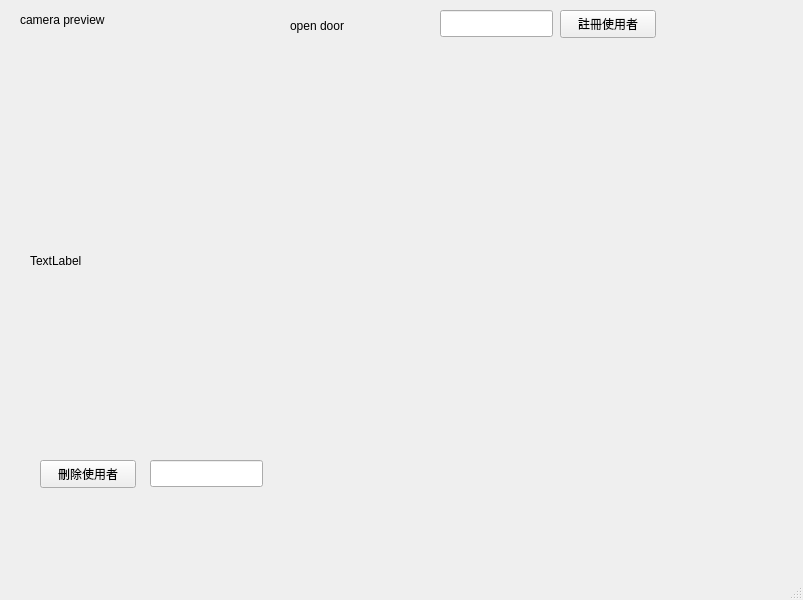
<?xml version="1.0" encoding="UTF-8"?>
<ui version="4.0">
 <class>MainWindow</class>
 <widget class="QMainWindow" name="MainWindow">
  <property name="geometry">
   <rect>
    <x>0</x>
    <y>0</y>
    <width>803</width>
    <height>600</height>
   </rect>
  </property>
  <property name="windowTitle">
   <string>MainWindow</string>
  </property>
  <widget class="QWidget" name="centralwidget">
   <widget class="QLabel" name="label">
    <property name="geometry">
     <rect>
      <x>20</x>
      <y>10</y>
      <width>221</width>
      <height>19</height>
     </rect>
    </property>
    <property name="text">
     <string>camera preview</string>
    </property>
   </widget>
   <widget class="QLabel" name="label_camera">
    <property name="geometry">
     <rect>
      <x>30</x>
      <y>60</y>
      <width>761</width>
      <height>401</height>
     </rect>
    </property>
    <property name="text">
     <string>TextLabel</string>
    </property>
   </widget>
   <widget class="QLabel" name="label_status">
    <property name="geometry">
     <rect>
      <x>290</x>
      <y>0</y>
      <width>261</width>
      <height>51</height>
     </rect>
    </property>
    <property name="text">
     <string>open door</string>
    </property>
   </widget>
   <widget class="QLineEdit" name="lineEdit_name">
    <property name="geometry">
     <rect>
      <x>440</x>
      <y>10</y>
      <width>113</width>
      <height>27</height>
     </rect>
    </property>
   </widget>
   <widget class="QPushButton" name="pushButton_register">
    <property name="geometry">
     <rect>
      <x>560</x>
      <y>10</y>
      <width>96</width>
      <height>28</height>
     </rect>
    </property>
    <property name="text">
     <string>註冊使用者</string>
    </property>
   </widget>
   <widget class="QPushButton" name="pushButton_DELETE">
    <property name="geometry">
     <rect>
      <x>40</x>
      <y>460</y>
      <width>96</width>
      <height>28</height>
     </rect>
    </property>
    <property name="text">
     <string>刪除使用者</string>
    </property>
   </widget>
   <widget class="QLineEdit" name="lineEdit_DELETNAME">
    <property name="geometry">
     <rect>
      <x>150</x>
      <y>460</y>
      <width>113</width>
      <height>27</height>
     </rect>
    </property>
   </widget>
  </widget>
  <widget class="QMenuBar" name="menubar">
   <property name="geometry">
    <rect>
     <x>0</x>
     <y>0</y>
     <width>803</width>
     <height>24</height>
    </rect>
   </property>
  </widget>
  <widget class="QStatusBar" name="statusbar"/>
 </widget>
 <resources/>
 <connections/>
</ui>
